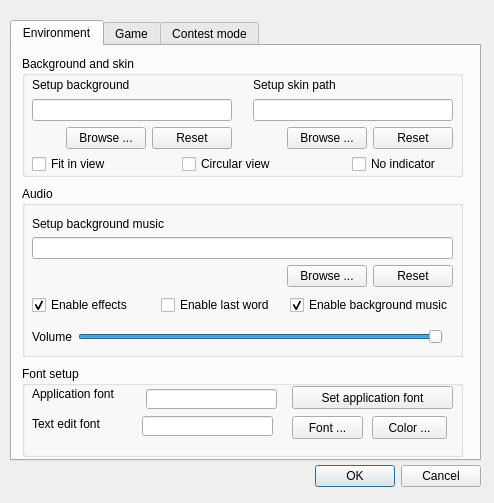
<?xml version="1.0" encoding="UTF-8"?>
<ui version="4.0">
 <class>ConfigDialog</class>
 <widget class="QDialog" name="ConfigDialog">
  <property name="windowModality">
   <enum>Qt::WindowModal</enum>
  </property>
  <property name="geometry">
   <rect>
    <x>0</x>
    <y>0</y>
    <width>494</width>
    <height>503</height>
   </rect>
  </property>
  <property name="windowTitle">
   <string>Config dialog</string>
  </property>
  <widget class="QTabWidget" name="tabWidget">
   <property name="geometry">
    <rect>
     <x>10</x>
     <y>20</y>
     <width>471</width>
     <height>441</height>
    </rect>
   </property>
   <property name="currentIndex">
    <number>0</number>
   </property>
   <widget class="QWidget" name="envTab">
    <attribute name="title">
     <string>Environment</string>
    </attribute>
    <widget class="QGroupBox" name="audioGroupBox">
     <property name="geometry">
      <rect>
       <x>10</x>
       <y>140</y>
       <width>441</width>
       <height>171</height>
      </rect>
     </property>
     <property name="title">
      <string>Audio</string>
     </property>
     <widget class="QWidget" name="layoutWidget1">
      <property name="geometry">
       <rect>
        <x>10</x>
        <y>30</y>
        <width>421</width>
        <height>71</height>
       </rect>
      </property>
      <layout class="QVBoxLayout" name="verticalLayout_5">
       <item>
        <widget class="QLabel" name="setupBgMusicLabel">
         <property name="text">
          <string>Setup background music</string>
         </property>
         <property name="buddy">
          <cstring>bgMusicPathLineEdit</cstring>
         </property>
        </widget>
       </item>
       <item>
        <widget class="QLineEdit" name="bgMusicPathLineEdit">
         <property name="readOnly">
          <bool>true</bool>
         </property>
        </widget>
       </item>
       <item>
        <layout class="QHBoxLayout" name="horizontalLayout_2">
         <item>
          <spacer name="horizontalSpacer_2">
           <property name="orientation">
            <enum>Qt::Horizontal</enum>
           </property>
           <property name="sizeHint" stdset="0">
            <size>
             <width>40</width>
             <height>20</height>
            </size>
           </property>
          </spacer>
         </item>
         <item>
          <widget class="QPushButton" name="browseBgMusicButton">
           <property name="text">
            <string>Browse ...</string>
           </property>
          </widget>
         </item>
         <item>
          <widget class="QPushButton" name="resetBgMusicButton">
           <property name="text">
            <string>Reset</string>
           </property>
          </widget>
         </item>
        </layout>
       </item>
      </layout>
     </widget>
     <widget class="QWidget" name="layoutWidget2">
      <property name="geometry">
       <rect>
        <x>10</x>
        <y>110</y>
        <width>421</width>
        <height>18</height>
       </rect>
      </property>
      <layout class="QHBoxLayout" name="horizontalLayout_3">
       <item>
        <widget class="QCheckBox" name="enableEffectCheckBox">
         <property name="text">
          <string>Enable effects</string>
         </property>
         <property name="checked">
          <bool>true</bool>
         </property>
        </widget>
       </item>
       <item>
        <widget class="QCheckBox" name="enableLastWordCheckBox">
         <property name="text">
          <string>Enable last word</string>
         </property>
        </widget>
       </item>
       <item>
        <widget class="QCheckBox" name="enableBgMusicCheckBox">
         <property name="text">
          <string>Enable background music</string>
         </property>
         <property name="checked">
          <bool>true</bool>
         </property>
        </widget>
       </item>
      </layout>
     </widget>
     <widget class="QWidget" name="layoutWidget3">
      <property name="geometry">
       <rect>
        <x>10</x>
        <y>140</y>
        <width>411</width>
        <height>21</height>
       </rect>
      </property>
      <layout class="QHBoxLayout" name="horizontalLayout_5">
       <item>
        <widget class="QLabel" name="volumeLabel">
         <property name="text">
          <string>Volume</string>
         </property>
         <property name="buddy">
          <cstring>volumeSlider</cstring>
         </property>
        </widget>
       </item>
       <item>
        <widget class="QSlider" name="volumeSlider">
         <property name="maximum">
          <number>100</number>
         </property>
         <property name="value">
          <number>100</number>
         </property>
         <property name="orientation">
          <enum>Qt::Horizontal</enum>
         </property>
        </widget>
       </item>
      </layout>
     </widget>
    </widget>
    <widget class="QGroupBox" name="bgGroupBox">
     <property name="geometry">
      <rect>
       <x>10</x>
       <y>10</y>
       <width>441</width>
       <height>121</height>
      </rect>
     </property>
     <property name="title">
      <string>Background and skin</string>
     </property>
     <widget class="QWidget" name="layoutWidget4">
      <property name="geometry">
       <rect>
        <x>10</x>
        <y>20</y>
        <width>200</width>
        <height>73</height>
       </rect>
      </property>
      <layout class="QVBoxLayout" name="verticalLayout_2">
       <item>
        <layout class="QVBoxLayout" name="verticalLayout">
         <item>
          <widget class="QLabel" name="backgrounSetupLabel">
           <property name="text">
            <string>Setup background</string>
           </property>
           <property name="buddy">
            <cstring>bgPathLineEdit</cstring>
           </property>
          </widget>
         </item>
         <item>
          <widget class="QLineEdit" name="bgPathLineEdit">
           <property name="readOnly">
            <bool>true</bool>
           </property>
          </widget>
         </item>
        </layout>
       </item>
       <item>
        <layout class="QHBoxLayout" name="horizontalLayout">
         <item>
          <spacer name="horizontalSpacer">
           <property name="orientation">
            <enum>Qt::Horizontal</enum>
           </property>
           <property name="sizeHint" stdset="0">
            <size>
             <width>40</width>
             <height>20</height>
            </size>
           </property>
          </spacer>
         </item>
         <item>
          <widget class="QPushButton" name="browseBgButton">
           <property name="text">
            <string>Browse ...</string>
           </property>
          </widget>
         </item>
         <item>
          <widget class="QPushButton" name="resetBgButton">
           <property name="text">
            <string>Reset</string>
           </property>
          </widget>
         </item>
        </layout>
       </item>
      </layout>
     </widget>
     <widget class="QWidget" name="layoutWidget6">
      <property name="geometry">
       <rect>
        <x>231</x>
        <y>20</y>
        <width>200</width>
        <height>73</height>
       </rect>
      </property>
      <layout class="QVBoxLayout" name="verticalLayout_3">
       <item>
        <layout class="QVBoxLayout" name="verticalLayout_4">
         <item>
          <widget class="QLabel" name="skinSetupLabel">
           <property name="text">
            <string>Setup skin path</string>
           </property>
           <property name="buddy">
            <cstring>skinPathLineEdit</cstring>
           </property>
          </widget>
         </item>
         <item>
          <widget class="QLineEdit" name="skinPathLineEdit">
           <property name="readOnly">
            <bool>true</bool>
           </property>
          </widget>
         </item>
        </layout>
       </item>
       <item>
        <layout class="QHBoxLayout" name="horizontalLayout_4">
         <item>
          <spacer name="horizontalSpacer_3">
           <property name="orientation">
            <enum>Qt::Horizontal</enum>
           </property>
           <property name="sizeHint" stdset="0">
            <size>
             <width>40</width>
             <height>20</height>
            </size>
           </property>
          </spacer>
         </item>
         <item>
          <widget class="QPushButton" name="browseSkinButton">
           <property name="text">
            <string>Browse ...</string>
           </property>
          </widget>
         </item>
         <item>
          <widget class="QPushButton" name="resetSkinButton">
           <property name="text">
            <string>Reset</string>
           </property>
          </widget>
         </item>
        </layout>
       </item>
      </layout>
      </widget>
     <widget class="QCheckBox" name="fitInViewCheckBox">
      <property name="geometry">
       <rect>
        <x>10</x>
        <y>100</y>
        <width>151</width>
        <height>16</height>
       </rect>
      </property>
      <property name="text">
       <string>Fit in view</string>
      </property>
     </widget>
     <widget class="QCheckBox" name="circularViewCheckBox">
      <property name="geometry">
       <rect>
        <x>160</x>
        <y>100</y>
        <width>101</width>
        <height>16</height>
       </rect>
      </property>
      <property name="text">
       <string>Circular view</string>
      </property>
     </widget>
     <widget class="QCheckBox" name="noIndicatorCheckBox">
      <property name="geometry">
       <rect>
        <x>330</x>
        <y>100</y>
        <width>95</width>
        <height>16</height>
       </rect>
      </property>
      <property name="text">
       <string>No indicator</string>
      </property>
     </widget>
    </widget>
    <widget class="QGroupBox" name="fontSetupGroupBox">
     <property name="geometry">
      <rect>
       <x>10</x>
       <y>320</y>
       <width>441</width>
       <height>91</height>
      </rect>
     </property>
     <property name="title">
      <string>Font setup</string>
     </property>
     <widget class="QPushButton" name="changeAppFontButton">
      <property name="geometry">
       <rect>
        <x>270</x>
        <y>20</y>
        <width>161</width>
        <height>23</height>
       </rect>
      </property>
      <property name="text">
       <string>Set application font</string>
      </property>
     </widget>
     <widget class="QLabel" name="appFontLabel">
      <property name="geometry">
       <rect>
        <x>10</x>
        <y>20</y>
        <width>96</width>
        <height>16</height>
       </rect>
      </property>
      <property name="text">
       <string>Application font</string>
      </property>
      <property name="buddy">
       <cstring>appFontLineEdit</cstring>
      </property>
     </widget>
     <widget class="QLineEdit" name="appFontLineEdit">
      <property name="enabled">
       <bool>true</bool>
      </property>
      <property name="geometry">
       <rect>
        <x>124</x>
        <y>23</y>
        <width>131</width>
        <height>20</height>
       </rect>
      </property>
      <property name="readOnly">
       <bool>true</bool>
      </property>
     </widget>
     <widget class="QLineEdit" name="textEditFontLineEdit">
      <property name="enabled">
       <bool>true</bool>
      </property>
      <property name="geometry">
       <rect>
        <x>120</x>
        <y>50</y>
        <width>131</width>
        <height>20</height>
       </rect>
      </property>
      <property name="readOnly">
       <bool>false</bool>
      </property>
     </widget>
     <widget class="QPushButton" name="setTextEditFontButton">
      <property name="geometry">
       <rect>
        <x>270</x>
        <y>50</y>
        <width>71</width>
        <height>23</height>
       </rect>
      </property>
      <property name="text">
       <string>Font ...</string>
      </property>
     </widget>
     <widget class="QLabel" name="textEditFontLabel">
      <property name="geometry">
       <rect>
        <x>10</x>
        <y>50</y>
        <width>91</width>
        <height>16</height>
       </rect>
      </property>
      <property name="text">
       <string>Text edit font</string>
      </property>
      <property name="buddy">
       <cstring>textEditFontLineEdit</cstring>
      </property>
     </widget>
     <widget class="QPushButton" name="setTextEditColorButton">
      <property name="geometry">
       <rect>
        <x>350</x>
        <y>50</y>
        <width>75</width>
        <height>23</height>
       </rect>
      </property>
      <property name="text">
       <string>Color ...</string>
      </property>
     </widget>
    </widget>
   </widget>
   <widget class="QWidget" name="gameTab">
    <attribute name="title">
     <string>Game</string>
    </attribute>
    <widget class="QWidget" name="layoutWidget5">
     <property name="geometry">
      <rect>
       <x>10</x>
       <y>20</y>
       <width>236</width>
       <height>22</height>
      </rect>
     </property>
     <layout class="QFormLayout" name="formLayout">
      <property name="fieldGrowthPolicy">
       <enum>QFormLayout::AllNonFixedFieldsGrow</enum>
      </property>
      <item row="0" column="0">
       <widget class="QLabel" name="nullificationLabel">
        <property name="text">
         <string>Nullification count down</string>
        </property>
        <property name="buddy">
         <cstring>nullificationSpinBox</cstring>
        </property>
       </widget>
      </item>
      <item row="0" column="1">
       <widget class="QSpinBox" name="nullificationSpinBox">
        <property name="suffix">
         <string> seconds</string>
        </property>
        <property name="minimum">
         <number>5</number>
        </property>
        <property name="maximum">
         <number>15</number>
        </property>
        <property name="value">
         <number>8</number>
        </property>
       </widget>
      </item>
     </layout>
    </widget>
    <widget class="QCheckBox" name="neverNullifyMyTrickCheckBox">
     <property name="geometry">
      <rect>
       <x>10</x>
       <y>60</y>
       <width>239</width>
       <height>16</height>
      </rect>
     </property>
     <property name="text">
      <string>Never nullify my single target trick</string>
     </property>
     <property name="checked">
      <bool>true</bool>
     </property>
    </widget>
   </widget>
   <widget class="QWidget" name="tab">
    <attribute name="title">
     <string>Contest mode</string>
    </attribute>
    <widget class="QWidget" name="layoutWidget">
     <property name="geometry">
      <rect>
       <x>20</x>
       <y>30</y>
       <width>421</width>
       <height>100</height>
      </rect>
     </property>
     <layout class="QFormLayout" name="formLayout_2">
      <item row="0" column="0">
       <widget class="QLabel" name="smtpServerLabel">
        <property name="text">
         <string>SMTP Server</string>
        </property>
       </widget>
      </item>
      <item row="0" column="1">
       <widget class="QLineEdit" name="smtpServerLineEdit">
        <property name="placeholderText">
         <string>SMTP server's address</string>
        </property>
       </widget>
      </item>
      <item row="1" column="0">
       <widget class="QLabel" name="senderLabel">
        <property name="text">
         <string>Sender</string>
        </property>
       </widget>
      </item>
      <item row="1" column="1">
       <widget class="QLineEdit" name="senderLineEdit">
        <property name="placeholderText">
         <string>The sender's email address</string>
        </property>
       </widget>
      </item>
      <item row="2" column="0">
       <widget class="QLabel" name="passwordLabel">
        <property name="text">
         <string>Password</string>
        </property>
       </widget>
      </item>
      <item row="2" column="1">
       <widget class="QLineEdit" name="passwordLineEdit">
        <property name="placeholderText">
         <string>The password</string>
        </property>
       </widget>
      </item>
      <item row="3" column="0">
       <widget class="QLabel" name="receiverLabel">
        <property name="text">
         <string>Receiver</string>
        </property>
       </widget>
      </item>
      <item row="3" column="1">
       <widget class="QLineEdit" name="receiverLineEdit">
        <property name="placeholderText">
         <string>The receiver's email address</string>
        </property>
       </widget>
      </item>
     </layout>
    </widget>
    <widget class="QCheckBox" name="onlySaveLordCheckBox">
     <property name="geometry">
      <rect>
       <x>20</x>
       <y>140</y>
       <width>191</width>
       <height>16</height>
      </rect>
     </property>
     <property name="text">
      <string>Only save the record of lord</string>
     </property>
    </widget>
   </widget>
  </widget>
  <widget class="QDialogButtonBox" name="buttonBox">
   <property name="geometry">
    <rect>
     <x>140</x>
     <y>460</y>
     <width>341</width>
     <height>32</height>
    </rect>
   </property>
   <property name="orientation">
    <enum>Qt::Horizontal</enum>
   </property>
   <property name="standardButtons">
    <set>QDialogButtonBox::Cancel|QDialogButtonBox::Ok</set>
   </property>
  </widget>
 </widget>
 <resources/>
 <connections>
  <connection>
   <sender>buttonBox</sender>
   <signal>accepted()</signal>
   <receiver>ConfigDialog</receiver>
   <slot>accept()</slot>
   <hints>
    <hint type="sourcelabel">
     <x>248</x>
     <y>254</y>
    </hint>
    <hint type="destinationlabel">
     <x>157</x>
     <y>274</y>
    </hint>
   </hints>
  </connection>
  <connection>
   <sender>buttonBox</sender>
   <signal>rejected()</signal>
   <receiver>ConfigDialog</receiver>
   <slot>reject()</slot>
   <hints>
    <hint type="sourcelabel">
     <x>316</x>
     <y>260</y>
    </hint>
    <hint type="destinationlabel">
     <x>286</x>
     <y>274</y>
    </hint>
   </hints>
  </connection>
 </connections>
</ui>
